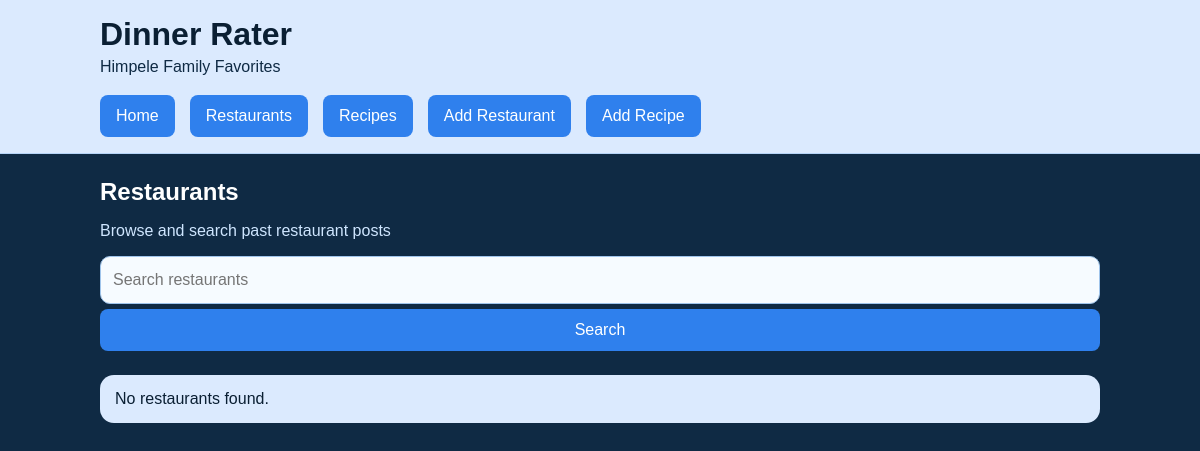
The app's page /restaurants, older data.
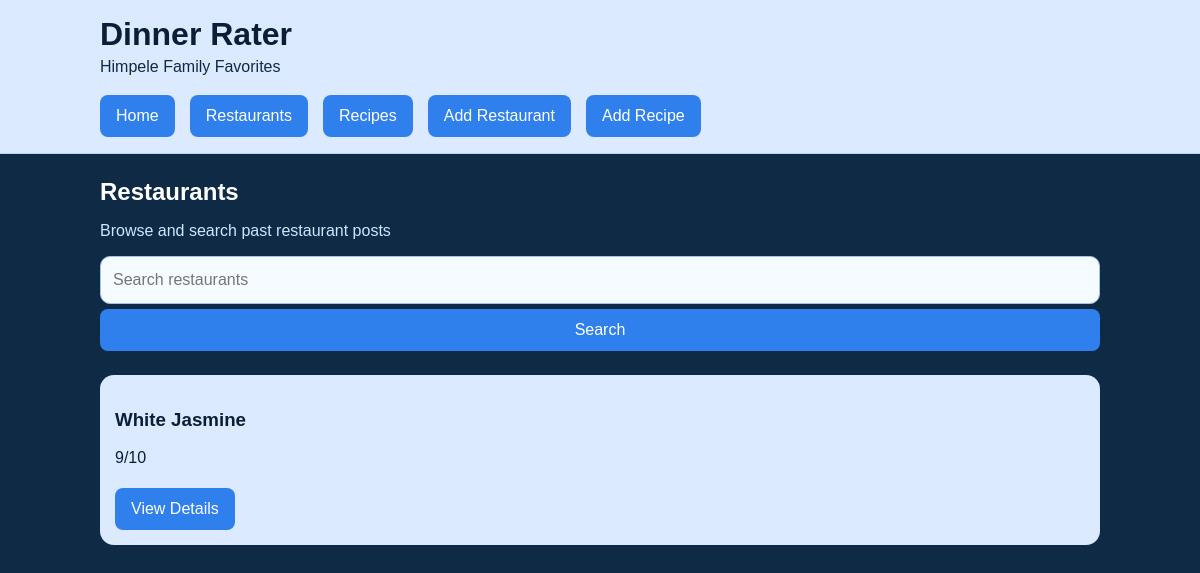
The same page, newer data.
### tables this page shows
CREATE TABLE restaurants (
            id INTEGER PRIMARY KEY AUTOINCREMENT,
            name TEXT NOT NULL,
            category TEXT NOT NULL,
            description TEXT,
            rating INTEGER NOT NULL,
            image_filename TEXT
        , dishes_tried TEXT, city TEXT, state TEXT, latitude REAL, longitude REAL, attendees TEXT, visit_date TEXT);

### app.py (the view)
@app.route("/restaurants")
def restaurants_list():
    q = request.args.get("q", "").strip()
    conn = get_db_connection()
    if q:
        restaurants = conn.execute(
            """
            SELECT * FROM restaurants
            WHERE name LIKE ?
               OR category LIKE ?
               OR description LIKE ?
               OR dishes_tried LIKE ?
               OR attendees LIKE ?
               OR visit_date LIKE ?
               OR city LIKE ?
               OR state LIKE ?
            ORDER BY id DESC
            """,
            (
                f"%{q}%",
                f"%{q}%",
                f"%{q}%",
                f"%{q}%",
                f"%{q}%",
                f"%{q}%",
                f"%{q}%",
                f"%{q}%"
            )
        ).fetchall()
    else:
        restaurants = conn.execute(
            "SELECT * FROM restaurants ORDER BY id DESC"
        ).fetchall()
    conn.close()
    return render_template("restaurants.html", restaurants=restaurants, q=q)

### app.py (called while the page is built)
def get_db_connection():
    conn = sqlite3.connect(DATABASE)
    conn.row_factory = sqlite3.Row
    return conn

### templates/restaurants.html
{% extends "base.html" %}
{% block content %}
<section class="content-section">
    <div class="section-title">
        <h2>Restaurants</h2>
        <p class="muted-text">Browse and search past restaurant posts</p>
    </div>
    <form method="GET" action="{{ url_for('restaurants_list') }}" style="margin-bottom: 24px;">
        <input type="text" name="q" value="{{ q }}" placeholder="Search restaurants">
        <button type="submit" class="button">Search</button>
    </form>
    {% if restaurants %}
        {% for restaurant in restaurants %}
            <div class="card">
                <h3>{{ restaurant.name }}</h3>
                <p>{{ restaurant.rating }}/10</p>
                <a class="button" href="{{ url_for('restaurant_detail', id=restaurant.id) }}">View Details</a>
            </div>
        {% endfor %}
    {% else %}
        <div class="empty-state">No restaurants found.</div>
    {% endif %}
</section>
{% endblock %}

Row changes from the older to the newer data that the page shows:
added restaurants: name "White Jasmine", rating "9"
Text that changed along with them:
text no longer shown: "No restaurants found."
